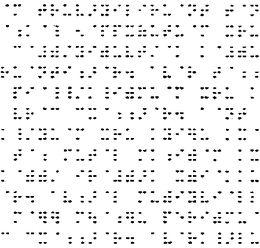
%> input picture Source Code/test.png, 260 x 248 px, shrunk from 435 x 415 before the run
$ octave test.m   (GNU Octave 9; MATLAB toolbox functions it lacks are replaced by stand-ins)
%> lines starting %> are read from the running program, lines starting %| are printed output that depends on the picture; in (x1, y1, x2, y2) boxes, pixels count from 0 and x2, y2 are one past the last pixel; in counts of white or black regions, pixels touching at a corner belong together; the program's own positions count from 1
close all;
clear, clc;

% I = rgb2gray(imread('pokemon_ruby.png'));
% I_bw = ~im2bw(I, 0.4);
% imshow(~I_bw);

I = uint8(imread('test.png'));
%> I is the input picture: size 248x260 uint8; min 0, max 255, mean 240.9
I_bw = ~imbinarize(I);
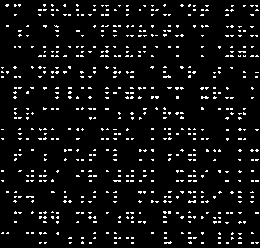
%> I_bw: size 248x260 logical; 6.1% white in thin lines or dots
imageSize = size(I);
%> imageSize = [248 260]

whiteImage = 255 * ones(imageSize(1), imageSize(2), 'uint8');


CC = bwconncomp(I_bw);
%> CC = 617 connected components
BW = bwareafilt(I_bw, CC.NumObjects);
stats = regionprops(CC, 'Centroid');
%> stats = 617 regions; first 5, Centroid: [3 68.2], [2.8 72.6], [3 77.5], [3 130], [3.2 139.4]
r = regionprops(CC, 'EquivDiameter');
%> r = 617 regions; first 5, EquivDiameter: 2.26, 2.52, 2.76, 1.95, 2.52

area = regionprops(CC, 'Area');
%> area = 617 regions; largest, Area: 17, 17, 16, 15, 14


% figure;

% hold on
for i = 1:numel(stats)
    c = stats(i).Centroid;
    radius = (r(1).EquivDiameter / 2) * 1.0;
    x = c(1);
    y = c(2);
    whiteImage = insertShape(whiteImage,'FilledCircle',[x y radius],'LineWidth',5, 'Opacity', 1, 'Color', 'Black');
end
%> this loop made 617 passes
%> (x, y) on passes 1 to 3: (3, 68.25), (2.8, 72.6), (3, 77.5)
%> pass 1, `whiteImage = insertShape(whiteImage,'FilledCircle',[x y radius],'LineW..`:
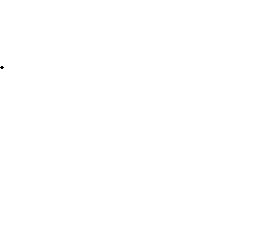
%> whiteImage: size 248x260x3 uint8; 100% white; black in thin lines or dots, all inside (x1, y1, x2, y2) = (0, 66, 4, 69)
%> after the loop:
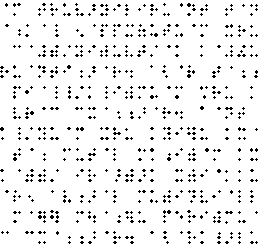
%> whiteImage: size 248x260x3 uint8; 93.8% white; black in thin lines or dots
% hold off
% imshow(whiteImage);

I = rgb2gray(whiteImage);
%> I: size 248x260 uint8; 93.8% white; black in thin lines or dots
I_bw = ~imbinarize(I);
%> I_bw: size 248x260 logical; 6.2% white in thin lines or dots
imageSize = size(I);

CC = bwconncomp(I_bw);
%> CC = 613 connected components
BW = bwareafilt(I_bw, CC.NumObjects);
stats = regionprops(CC, 'Centroid');
%> stats = 613 regions; first 5, Centroid: [2.5 68], [2 72], [2.5 77], [2.5 129.5], [2.5 171]
r = regionprops(CC, 'EquivDiameter');
%> r = 613 regions; first 5, EquivDiameter: 3.19, 2.52, 3.19, 3.91, 3.19

cents = vertcat(stats.Centroid);
%> cents = 613 rows, first 12: [2.5 68; 2 72; 2.5 77; 2.5 129.5; 2.5 171; 3 139; 3 181; 3 233; 7 5.5; 7.5 26; 7.5 72; 7.5 192]
[~, sorty] = sort(cents(:,1));
%> sorty = 613 values, max 613 at index 613, min 1 at index 2, mean 307
stats = stats(sorty);
%> stats = 613 regions; first 5, Centroid: [2 72], [2.5 68], [2.5 77], [2.5 129.5], [2.5 171]

centroids = cat(1, stats.Centroid);
%> centroids = 613 rows, first 12: [2 72; 2.5 68; 2.5 77; 2.5 129.5; 2.5 171; 3 139; 3 181; 3 233; 7 5.5; 7.5 26; 7.5 72; 7.5 192]

figure;
imshow(BW)
hold on

s = stats;
%> s has the same summary as stats

p = [];
n = numel(s);
%> n = 613
horzLine = cell(n, 1);
%> horzLine = 613 items
vertLine = cell(n, 1);
%> vertLine = 613 items

x_coord = [];
y_coord = [];

count_x = 1;
count_y = 1;

similar_x = 0;
similar_y = 0;

for x = 1:numel(s)

    similar_x = 0;
    similar_y = 0;

    c = s(x).Centroid;
    radius = r(x).EquivDiameter / 2;

    y_1 = round(c(2) - radius);
    x_1 = round(c(1) - radius);
    y_2 = round(c(2) + radius);
    x_2 = round(c(1) + radius);

    for i = 1:numel(x_coord)
        if abs(x_coord(i) - x_1) < 5 && abs(x_coord(i) - x_1) ~= 0
            similar_x = 1;
            break;
        end
    end

    for i = 1:numel(y_coord)
        if abs(y_coord(i) - y_1) < 5 && abs(y_coord(i) - y_1) ~= 0
            similar_y = 1;
            break;
        end
    end

    if similar_x == 0
        x_coord(count_x) = x_1;
        count_x = count_x + 1;
        line3 = line([x_1, x_1], [0, imageSize(1)]);
        l_1 = [x_1 x_1; 0 imageSize(1)];
        horzLine{x} = l_1;
    end

    if similar_y == 0

        y_coord(count_y) = y_1;
        count_y = count_y + 1;

        line1 = line([0, imageSize(2)], [y_1, y_1]);
%         line1 = line([0, imageSize(2)], [y_2, y_2]);


%         l_1 = [x_1 x_1; 0 imageSize(1)];
        l_2 = [0 imageSize(2); y_1 y_1];


%         horzLine{x} = l_1;
        vertLine{x} = l_2;
    end
end
%> this loop made 613 passes
%> (c, radius, y_1, x_1, y_2, x_2, l_1, l_2) on passes 1, 9, 14, 18, 19: ([2 72], 1.6, 70, 0, 74, 4, [0 0; 0 248], [0 260; 70 70]), ([7 5.5], 1.6, 4, 5, 7, 9, [5 5; 0 248], [0 260; 4 4]), ([15 5.5], 1.6, 4, 13, 7, 17, [13 13; 0 248], [0 260; 4 4]), ([15 93], 1.6, 91, 13, 95, 17, [13 13; 0 248], [0 260; 91 91]), ([15 97.5], 1.6, 96, 13, 99, 17, [13 13; 0 248], [0 260; 96 96])
%> (c, radius, y_1, x_1, y_2, x_2, l_2) on passes 3 to 8: ([2.5 77], 1.6, 75, 1, 79, 4, [0 260; 75 75]), ([2.5 129.5], 1.95, 128, 1, 131, 4, [0 260; 128 128]), ([2.5 171], 1.6, 169, 1, 173, 4, [0 260; 169 169]), ([3 139], 1.26, 138, 2, 140, 4, [0 260; 138 138]), ([3 181], 1.26, 180, 2, 182, 4, [0 260; 180 180]), ([3 233], 1.26, 232, 2, 234, 4, [0 260; 232 232])
pause


emptyCells = cellfun('isempty', horzLine);
horzLine(all(emptyCells,2),:) = [];

emptyCells = cellfun('isempty', vertLine);
vertLine(all(emptyCells,2),:) = [];

count = numel(s) * numel(s);
points = cell(count, 1);
n = 1;

%> (the run ends here)
